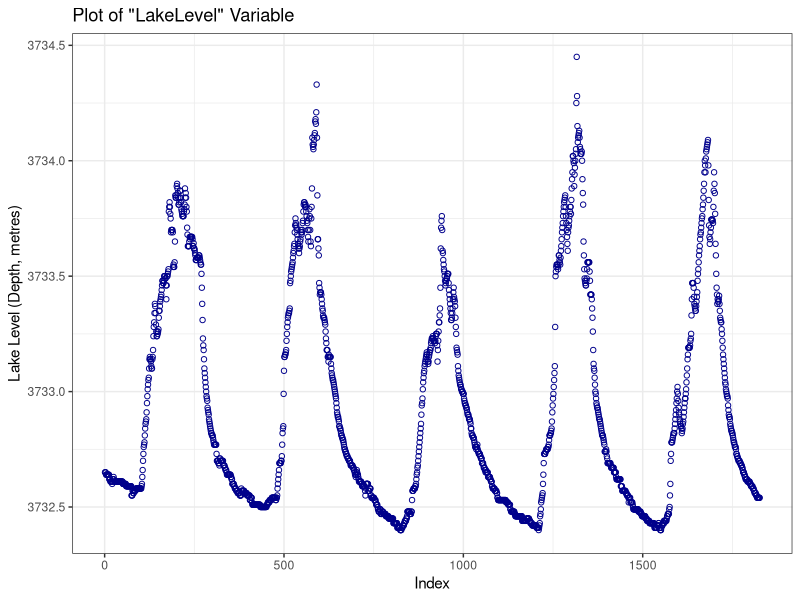
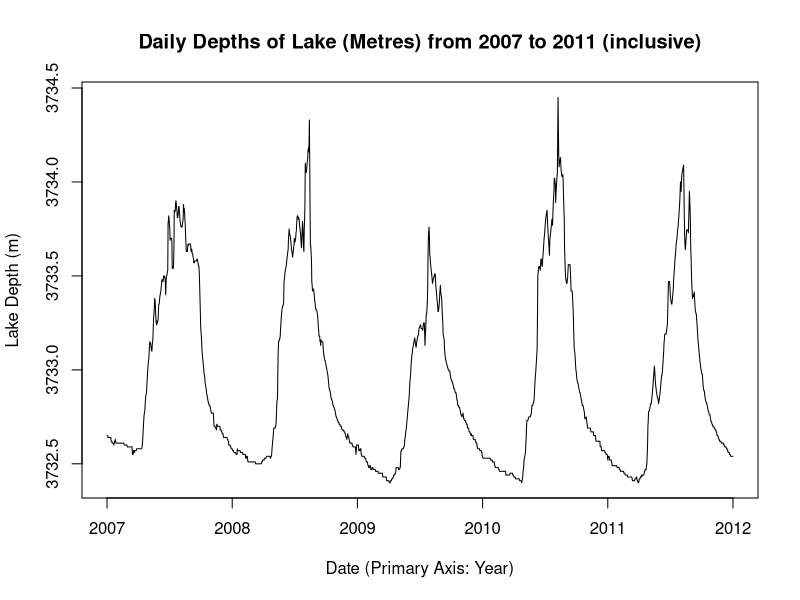

The R script that drew these images, in order:
## ---- chunk 1
knitr::opts_chunk$set(echo = TRUE)
#if you do not have the package, type install.packages("name_of_the_package")
library(knitr)
library(tseries)
library(ggplot2)
## ---- chunk 2
# read in data to an object called dat
dat <- read.csv("LakeLevels.csv")
head(dat, 10)
## ---- chunk 3
names(dat)
## ---- chunk 4
ggplot(dat, aes(x = 1:nrow(dat), y = LakeLevel)) +
  geom_point(shape = 1, col = "darkblue") +  
  xlab("Index") +  
  ylab("Lake Level (Depth, metres)") +
  ggtitle("Plot of \"LakeLevel\" Variable") + 
  theme_bw()
## ---- chunk 5
is.ts(dat)
## ---- chunk 6
# convert to ts
x <- ts(dat$LakeLevel, 
        start = c(2007, 1), 
        end = c(2012, 1), # note: (2011, 12) omitted December
        frequency = 365)

# check that we haven't lost any data
length(x) == nrow(dat)
## ---- chunk 7
plot(x, 
     main = "Daily Depths of Lake (Metres) from 2007 to 2011 (inclusive)",
     ylab = "Lake Depth (m)",
     xlab = "Date (Primary Axis: Year)"
     )
